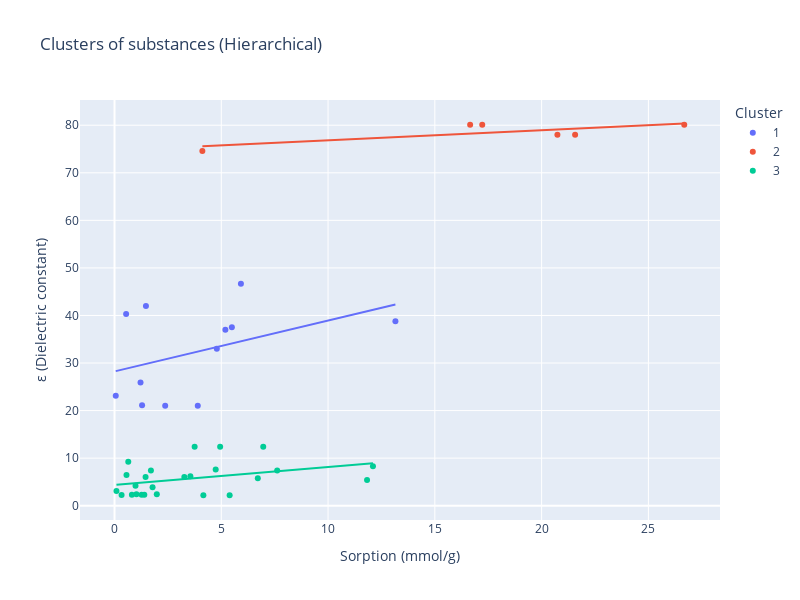

Here is the notebook cell this chart was saved with:
### Code cell
plotly_graph(y_hc, 'Hierarchical')

### Figure 1 — Plotly figure (JSON) as saved in the notebook; plotly's stock layout.template omitted (floating-point values rounded to 4 significant figures)
{"data": [{"hovertemplate": "<b>%{hovertext}</b><br><br>Cluster=1<br>Sorption (mmol/g)=%{x}<br>ε (Dielectric constant)=%{y}<extra></extra>", "hovertext": ["Acetic anhydride", "Acetylacetone", "Furfural", "Citraconic anhydride", "Acetonitrile-d3", "Acetonitrile", "Dimethylformamide (DMF)", "Dimethyl sulfoxide (DMSO)", "N-Methyl-2-pyrrolidone (NMP)", "Benzonitrile", "Pivalonitrile", "Acetonitrile"], "legendgroup": "1", "marker": {"color": "#636efa", "symbol": "circle"}, "mode": "markers", "name": "1", "orientation": "v", "showlegend": true, "type": "scatter", "x": [2.373, 0.05807, 1.472, 0.5438, 5.495, 3.899, 5.192, 5.919, 4.791, 1.218, 1.291, 13.15], "xaxis": "x", "y": [21.0, 23.1, 42.0, 40.3, 37.5, 21.01, 37.0, 46.68, 33.0, 25.9, 21.1, 38.8], "yaxis": "y"}, {"hovertemplate": "<b>OLS trendline</b><br>ε (Dielectric constant) = 1.06955 * Sorption (mmol/g) + 28.2356<br>R<sup>2</sup>=0.169644<br><br>Cluster=1<br>Sorption (mmol/g)=%{x}<br>ε (Dielectric constant)=%{y} <b>(trend)</b><extra></extra>", "legendgroup": "1", "marker": {"color": "#636efa", "symbol": "circle"}, "mode": "lines", "name": "1", "showlegend": false, "type": "scatter", "x": [0.05807, 0.5438, 1.218, 1.291, 1.472, 2.373, 3.899, 4.791, 5.192, 5.495, 5.919, 13.15], "xaxis": "x", "y": [28.3, 28.82, 29.54, 29.62, 29.81, 30.77, 32.41, 33.36, 33.79, 34.11, 34.57, 42.3], "yaxis": "y"}, {"hovertemplate": "<b>%{hovertext}</b><br><br>Cluster=2<br>Sorption (mmol/g)=%{x}<br>ε (Dielectric constant)=%{y}<extra></extra>", "hovertext": ["Water", "Water", "Hydrogen peroxide", "Heavy water (D2O)", "Heavy water (D2O)", "Water"], "legendgroup": "2", "marker": {"color": "#EF553B", "symbol": "circle"}, "mode": "markers", "name": "2", "orientation": "v", "showlegend": true, "type": "scatter", "x": [17.22, 26.68, 4.114, 20.74, 21.57, 16.65], "xaxis": "x", "y": [80.1, 80.1, 74.6, 78.0, 78.0, 80.1], "yaxis": "y"}, {"hovertemplate": "<b>OLS trendline</b><br>ε (Dielectric constant) = 0.211496 * Sorption (mmol/g) + 74.7126<br>R<sup>2</sup>=0.555845<br><br>Cluster=2<br>Sorption (mmol/g)=%{x}<br>ε (Dielectric constant)=%{y} <b>(trend)</b><extra></extra>", "legendgroup": "2", "marker": {"color": "#EF553B", "symbol": "circle"}, "mode": "lines", "name": "2", "showlegend": false, "type": "scatter", "x": [4.114, 16.65, 17.22, 20.74, 21.57, 26.68], "xaxis": "x", "y": [75.58, 78.23, 78.35, 79.1, 79.27, 80.36], "yaxis": "y"}, {"hovertemplate": "<b>%{hovertext}</b><br><br>Cluster=3<br>Sorption (mmol/g)=%{x}<br>ε (Dielectric constant)=%{y}<extra></extra>", "hovertext": ["1,4-Dioxane", "Acetic acid", "Thionyl chloride", "Tri-n-butyl phosphate (TBP)", "1,4-Dioxane", "Triethylamine (Et3N)", "Triethylamine (Et3N)", "n-Butylamine", "Phosphorus tribromide", "N,N,N',N'-Tetramethylethylenediamine (TEMED)", "Benzene", "Benzene-d6 (Deuterated benzene)", "Dibutyl phthalate", "Dicyclohexylamine", "Limonene, D (R)", "N-Methylaniline", "Morpholine", "Piperidine", "Pyridazine", "Pyridine", "Pyridine", "Pyridine-d5", "Pyrrolidine", "Tetrahydrofuran (THF)", "Ethyl acetate"], "legendgroup": "3", "marker": {"color": "#00cc96", "symbol": "circle"}, "mode": "markers", "name": "3", "orientation": "v", "showlegend": true, "type": "scatter", "x": [5.392, 3.553, 0.6442, 0.09124, 4.161, 1.98, 1.027, 11.83, 1.782, 1.705, 1.271, 1.395, 0.5609, 0.3316, 0.814, 1.455, 7.618, 6.711, 0.9833, 4.947, 6.965, 3.752, 12.1, 4.737, 3.27], "xaxis": "x", "y": [2.2, 6.2, 9.25, 3.09, 2.2, 2.42, 2.42, 5.4, 3.9, 7.4, 2.283, 2.28, 6.44, 2.27, 2.3, 6.06, 7.4, 5.8, 4.22, 12.4, 12.4, 12.4, 8.3, 7.6, 6.02], "yaxis": "y"}, {"hovertemplate": "<b>OLS trendline</b><br>ε (Dielectric constant) = 0.379689 * Sorption (mmol/g) + 4.35331<br>R<sup>2</sup>=0.144647<br><br>Cluster=3<br>Sorption (mmol/g)=%{x}<br>ε (Dielectric constant)=%{y} <b>(trend)</b><extra></extra>", "legendgroup": "3", "marker": {"color": "#00cc96", "symbol": "circle"}, "mode": "lines", "name": "3", "showlegend": false, "type": "scatter", "x": [0.09124, 0.3316, 0.5609, 0.6442, 0.814, 0.9833, 1.027, 1.271, 1.395, 1.455, 1.705, 1.782, 1.98, 3.27, 3.553, 3.752, 4.161, 4.737, 4.947, 5.392, 6.711, 6.965, 7.618, 11.83, 12.1], "xaxis": "x", "y": [4.388, 4.479, 4.566, 4.598, 4.662, 4.727, 4.743, 4.836, 4.883, 4.906, 5.001, 5.03, 5.105, 5.595, 5.702, 5.778, 5.933, 6.152, 6.232, 6.4, 6.901, 6.998, 7.246, 8.843, 8.948], "yaxis": "y"}], "layout": {"height": 600, "legend": {"title": {"text": "Cluster"}, "tracegroupgap": 0}, "title": {"text": "Clusters of substances (Hierarchical)"}, "width": 800, "xaxis": {"anchor": "y", "domain": [0, 1], "title": {"text": "Sorption (mmol/g)"}}, "yaxis": {"anchor": "x", "domain": [0, 1], "title": {"text": "ε (Dielectric constant)"}}}}
